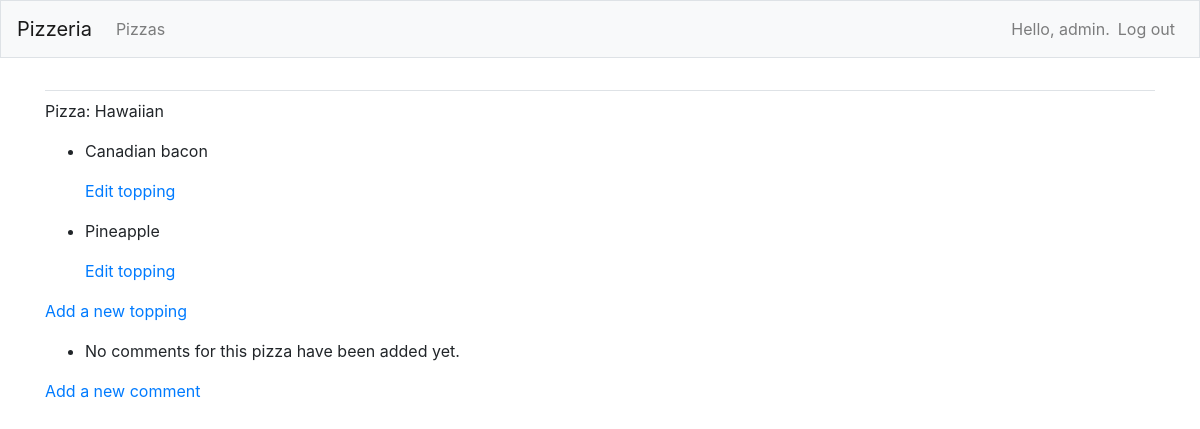
Page /pizzas/1/ (signed in) on the committed database.
### pizzas/models.py (models this page shows, shortened)
class Pizza(models.Model):
    name = models.CharField(max_length=200)
    date = models.DateTimeField(auto_now_add=True)

class Topping(models.Model):
    pizza = models.ForeignKey(Pizza, on_delete=models.CASCADE)
    name = models.CharField(max_length=200)
    date_added = models.DateTimeField(auto_now_add=True)

### pizzas/views.py (the view)
# urls.py: path('pizzas/<int:pizza_id>/', views.pizza, name='pizza'),
@login_required
def pizza(request, pizza_id):
    pizza = Pizza.objects.get(id=pizza_id)
    toppings = pizza.topping_set.order_by('-date_added')
    comments = pizza.comment_set.order_by('-date_added')
    context = {'pizza':pizza, 'toppings':toppings, 'comments':comments}
    return render(request, 'pizzas/pizza.html', context)

### pizzas/templates/pizzas/pizza.html (shortened to what this page needs)
{% extends "pizzas/base.html" %}
{% block content%}
    <p>Pizza: {{ pizza.name }}</p>
    <ul>
        {% for topping in toppings %}
        <li>
            <p>{{ topping.name|linebreaks }}</p>
            <p>
                <a href="{% url 'pizzas:edit_topping' topping.id %}">Edit topping</a>
            </p>
        </li>
        {% empty %}
        <li>No toppings for this pizza have been added yet.</li>
            {% endfor %}
    </ul>
    <p>
        <a href="{% url 'pizzas:new_topping' pizza.id %}">Add a new topping</a>
    </p>
    <ul>
        {% for comment in comments %}
        <li>
             <p> {{ comment.name|linebreaks }}</p>
        </li>
        {% empty %}
            <li>No comments for this pizza have been added yet.</li>
        {% endfor %}
    </ul>
    <p>
        <a href="{% url 'pizzas:new_comment' pizza.id %}">Add a new comment</a>
    </p>
{% endblock content %}

### pizzas/templates/pizzas/base.html (shortened to what this page needs)
{% load bootstrap4 %}
<!doctype html>
<html lang="en">
<head>
    {% bootstrap_css %}
</head>
<body>
    <nav class="navbar navbar-expand-md navbar-light bg-light mb-4 border">
        <a class="navbar-brand" href="{% url 'pizzas:index'%}">
            Pizzeria</a>
        <div class="collapse navbar-collapse" id="navbarCollapse">
            <ul class="navbar-nav mr-auto">
                <li class="nav item">
                    <a class="nav-link" href="{% url 'pizzas:pizzas'%}">
                        Pizzas</a></li>
            </ul>
            <ul class="navbar-nav ml auto">
                {% if user.is_authenticated %}
                   <li class="nav-item">
                       <span class="navbar-text"}">Hello, {{user.username}}.</span>
                   </li>
                   <li class="nav-item">
                       <a class="nav-link" href="{% url 'users:logout' %}">Log out</a>
                   </li>
                {% else%}
                   <li class="nav-item">
                       <a class="nav-link" href="{% url 'users:register' %}">Register</a>
                   </li>
                   <li class="nav-item">
                       <a class="nav-link" href="{% url 'users:login' %}">Log in</a></li>
                {% endif %}
            </ul>
        </div>
    </nav>
    <main role="main" class="container">
        <div class="pb-2 mb-2 border-bottom">
        </div>
        <div>
            {% block content %}{% endblock content %}
        </div>
    </main>
</body>
</html>

### rows in the picture
Pizza: name "Hawaiian"
Topping: name "Canadian bacon"
Topping: name "Pineapple"

### other values in the picture
{{ user.username }} "admin"
